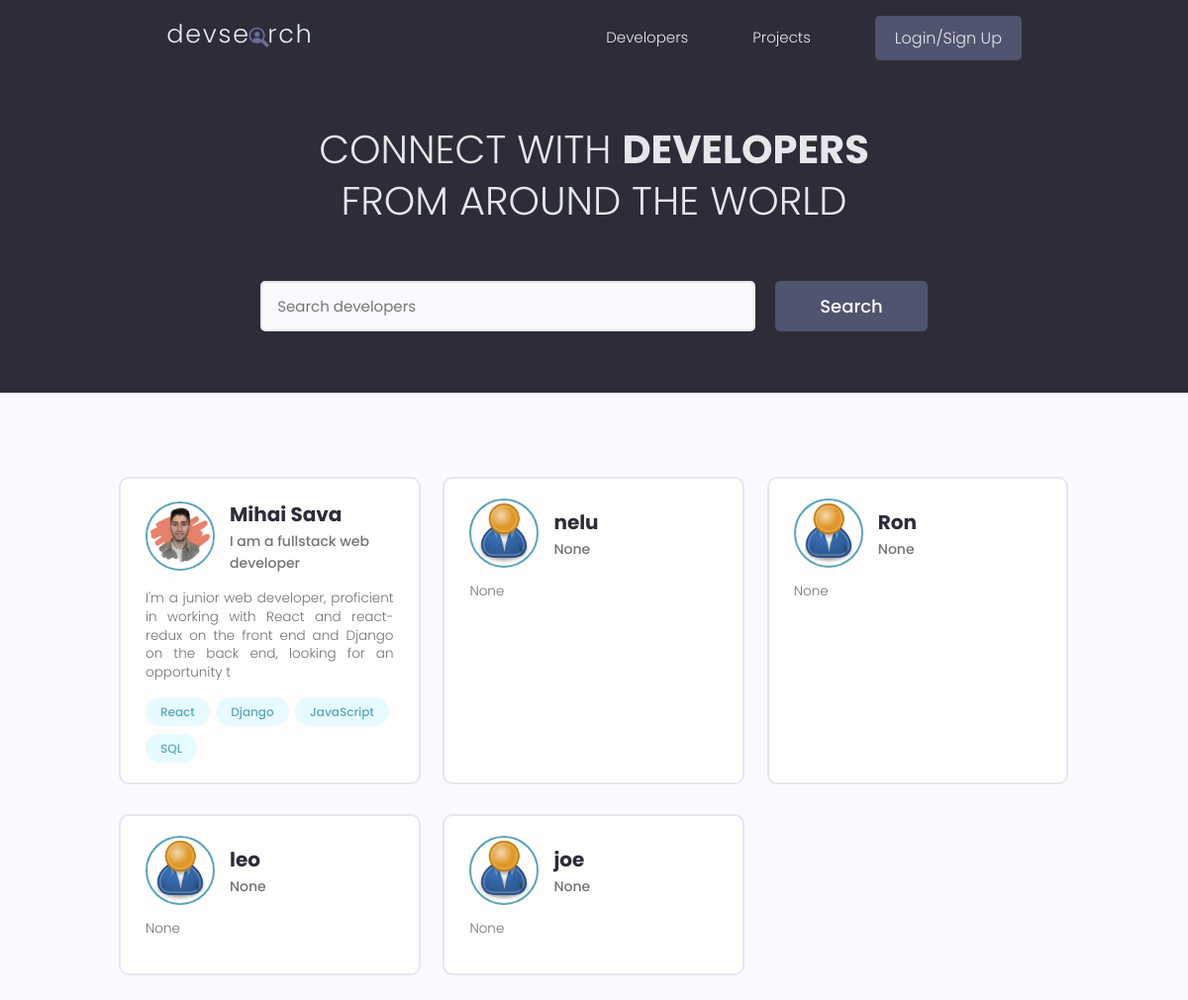
The app's page /, older data.
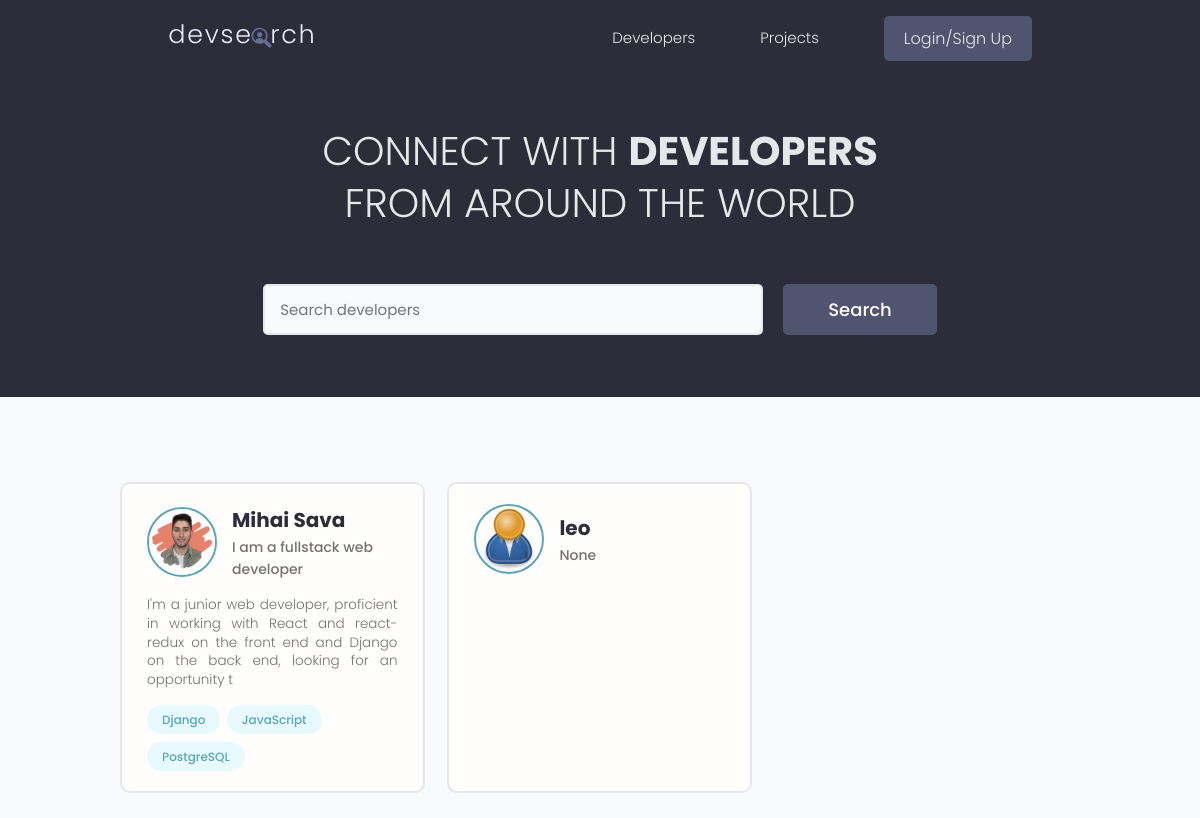
The same page, newer data.
### users/models.py (models this page shows, shortened)
class Profile(models.Model):
    user = models.OneToOneField(
        User, on_delete=models.CASCADE, null=True, blank=True)
    name = models.CharField(max_length=200, null=True, blank=True)
    email = models.EmailField(max_length=500, null=True, blank=True)
    username = models.CharField(max_length=200, null=True, blank=True)
    location = models.CharField(max_length=200, null=True, blank=True)
    short_intro = models.CharField(max_length=500, null=True, blank=True)
    bio = models.TextField(null=True, blank=True)
    profile_image = models.ImageField(
        null=True, blank=True, upload_to='profiles/', default='profiles/user-default.png')
    social_github = models.CharField(max_length=200, null=True, blank=True)
    social_twitter = models.CharField(max_length=200, null=True, blank=True)
    social_linkedin = models.CharField(max_length=200, null=True, blank=True)
    social_youtube = models.CharField(max_length=200, null=True, blank=True)
    social_website = models.CharField(max_length=200, null=True, blank=True)
    created = models.DateTimeField(auto_now_add=True)
    id = models.UUIDField(default=uuid.uuid4, unique=True,
                          primary_key=True, editable=False)
    class Meta:
        ordering = ['created']
    @property
    def imageURL(self):
        try:
            img = self.profile_image.url
        except:
            img = ''
        return img

class Skill(models.Model):
    owner = models.ForeignKey(
        Profile, on_delete=models.CASCADE, null=True, blank=True)
    name = models.CharField(max_length=200, null=True, blank=True)
    description = models.TextField(null=True, blank=True)
    created = models.DateTimeField(auto_now_add=True)
    id = models.UUIDField(default=uuid.uuid4, unique=True,
                          primary_key=True, editable=False)

### users/views.py (the view)
# urls.py: path('', views.profiles, name='profiles'),
def profiles(request):
    profiles, search_query = searchUsers(request)
    custom_range, profiles = paginateProfiles(request, profiles, 6)
    context = {'profiles': profiles, 'search_query': search_query,
               'custom_range': custom_range}
    return render(request, 'users/profiles.html', context)

### users/utils.py (called while the page is built)
def paginateProfiles(request, profiles, results):
    page = request.GET.get('page')
    paginator = Paginator(profiles, results)
    try:
        profiles = paginator.page(page)
    except PageNotAnInteger:
        page = 1
        profiles = paginator.page(page)
    except EmptyPage:
        page = paginator.num_pages
        profiles = paginator.page(page)
    leftIndex = (int(page) - 2)
    if leftIndex < 1:
        leftIndex = 1
    rightIndex = (int(page) + 3)
    if rightIndex > paginator.num_pages:
        rightIndex = paginator.num_pages + 1
    custom_range = range(leftIndex, rightIndex)
    return custom_range, profiles

def searchUsers(request):
    search_query = ''
    if request.GET.get('search_query'):
        search_query = request.GET.get('search_query')
    skills = Skill.objects.filter(name__iexact=search_query)
    profiles = Profile.objects.distinct().filter(
        Q(name__icontains=search_query) |
        Q(short_intro__icontains=search_query) |
        Q(skill__in=skills))
    return profiles, search_query

### users/templates/users/profiles.html (shortened to what this page needs)
{% extends 'main.html' %}
{% block body %}
    <main class="home">
        <section class="hero-section text-center">
          <div class="container container--narrow">
            <div class="hero-section__box">
              <h2>CONNECT WITH <span>DEVELOPERS</span></h2>
              <h2>FROM AROUND THE WORLD</h2>
            </div>
            <div class="hero-section__search">
              <form class="form" id="searchForm" action="{% url 'profiles' %}" method="get">
                <div class="form__field">
                  <input class="input input--text" id="formInput#search" type="text" name="search_query"
                    value="{{search_query}}" placeholder="Search developers" />
                </div>
                <input class="btn btn--sub btn--lg" type="submit" value="Search" />
              </form>
            </div>
          </div>
        </section>
        <section class="devlist">
            <div class="container">
                <div class="grid grid--three">
                    {% for profile in profiles %}
                        <div class="column card">
                            <div class="dev">
                            <a href="{% url 'user-profile' profile.id %}" class="card__body">
                                <div class="dev__profile">
                                <img class="avatar avatar--md" src="{{ profile.imageURL }}" alt="image" />
                                <div class="dev__meta">
                                    <h3>{{profile.name}}</h3>
                                    <h5>{{profile.short_intro|slice:"60"}}</h5>
                                </div>
                                </div>
                                <p class="dev__info">
                                    {{profile.bio|slice:"150"}}
                                </p>
                                <div class="dev__skills">
                                    {% for skill in profile.skill_set.all|slice:"5" %}
                                        <span class="tag tag--pill tag--main">
                                            <small>{{skill.name}}</small>
                                        </span>
                                    {% endfor %}
                                </div>
                            </a>
                            </div>
                        </div>
                    {% endfor %}
                </div>
            </div>
        </section>
    </main>
{% endblock %}

Row changes from the older to the newer data that the page shows:
removed Skill: name "React", shown under Profile "Mihai Sava"
removed Skill: name "SQL", shown under Profile "Mihai Sava"
removed Profile: imageURL (placeholder picture), name "nelu", short_intro "None", bio "None"
removed Profile: imageURL (placeholder picture), name "Ron", short_intro "None", bio "None"
removed Profile: imageURL (placeholder picture), name "joe", short_intro "None", bio "None"
added Skill: name "PostgreSQL", shown under Profile "Mihai Sava"
changed Profile "leo": bio "None" → (not shown)
